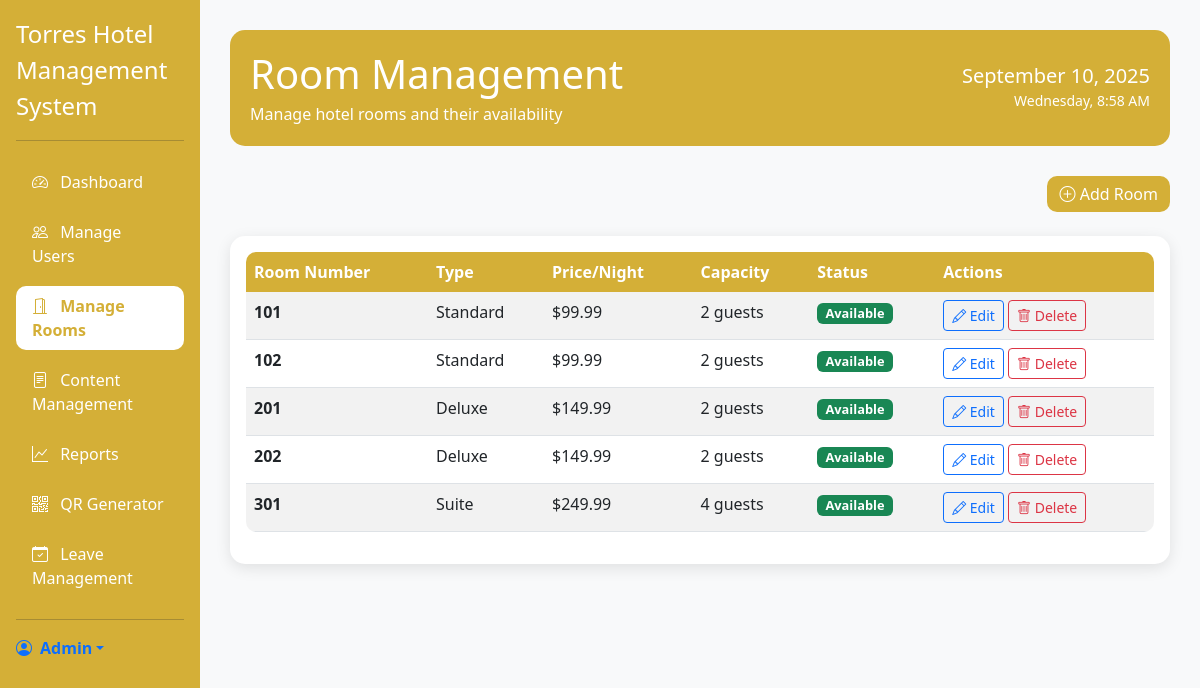
/admin/rooms.php (signed in), run on the app's committed database.
### tables this page shows
CREATE TABLE rooms (
    id INT AUTO_INCREMENT PRIMARY KEY,
    room_number VARCHAR(10) NOT NULL UNIQUE,
    room_type VARCHAR(50) NOT NULL,
    description TEXT,
    capacity INT NOT NULL,
    price_per_night DECIMAL(10,2) NOT NULL,
    status ENUM('available', 'occupied', 'maintenance') DEFAULT 'available',
    created_at TIMESTAMP DEFAULT CURRENT_TIMESTAMP,
    updated_at TIMESTAMP DEFAULT CURRENT_TIMESTAMP ON UPDATE CURRENT_TIMESTAMP
);

### admin/rooms.php (the view, shortened to what this page needs)
<?php
require_once '../includes/config.php';
require_once '../includes/admin_layout.php';
$rooms = $conn->query("SELECT * FROM rooms ORDER BY room_number");
?>
            <div class="d-flex justify-content-between align-items-center mb-4">
                <button class="btn btn-primary" data-bs-toggle="modal" data-bs-target="#addRoomModal">
                    <i class="bi bi-plus-circle"></i> Add Room
                </button>
            </div>
            <div class="card">
                <div class="card-body">
                    <div class="table-responsive">
                        <table class="table table-striped">
                            <thead>
                                <tr>
                                    <th>Room Number</th>
                                    <th>Type</th>
                                    <th>Price/Night</th>
                                    <th>Capacity</th>
                                    <th>Status</th>
                                    <th>Actions</th>
                                </tr>
                            </thead>
                            <tbody>
                                <?php while ($room = $rooms->fetch_assoc()): ?>
                                    <tr>
                                        <td><strong><?php echo $room['room_number']; ?></strong></td>
                                        <td><?php echo ucfirst($room['room_type']); ?></td>
                                        <td>$<?php echo number_format($room['price_per_night'], 2); ?></td>
                                        <td><?php echo $room['capacity']; ?> guests</td>
                                        <td>
                                            <?php
                                            $statusClass = '';
                                            switch($room['status']) {
                                                case 'available': $statusClass = 'bg-success'; break;
                                            }
                                            ?>
                                            <span class="badge <?php echo $statusClass; ?> status-badge">
                                                <?php echo ucfirst($room['status']); ?>
                                            </span>
                                        </td>
                                        <td>
                                            <button class="btn btn-sm btn-outline-primary edit-room-btn"
                                                    data-room-id="<?php echo $room['id']; ?>"
                                                    data-room-number="<?php echo htmlspecialchars($room['room_number']); ?>"
                                                    data-room-type="<?php echo $room['room_type']; ?>"
                                                    data-price="<?php echo $room['price_per_night']; ?>"
                                                    data-capacity="<?php echo $room['capacity']; ?>"
                                                    data-description="<?php echo htmlspecialchars($room['description']); ?>"
                                                    data-status="<?php echo $room['status']; ?>">
                                                <i class="bi bi-pencil"></i> Edit
                                            </button>
                                            <button class="btn btn-sm btn-outline-danger delete-room-btn"
                                                    data-room-id="<?php echo $room['id']; ?>"
                                                    data-room-number="<?php echo htmlspecialchars($room['room_number']); ?>">
                                                <i class="bi bi-trash"></i> Delete
                                            </button>
                                        </td>
                                    </tr>
                                <?php endwhile; ?>
                            </tbody>
                        </table>
                    </div>
                </div>
            </div>
        </div>
    </div>

### admin/rooms.php (style rules this page uses)
.status-badge { font-size: 0.8em; }

### data on the page
rooms: room_number "101", room_type "Standard", price_per_night "99.99", capacity "2", status "Available"
rooms: room_number "102", room_type "Standard", price_per_night "99.99", capacity "2", status "Available"
rooms: room_number "201", room_type "Deluxe", price_per_night "149.99", capacity "2", status "Available"
rooms: room_number "202", room_type "Deluxe", price_per_night "149.99", capacity "2", status "Available"
rooms: room_number "301", room_type "Suite", price_per_night "249.99", capacity "4", status "Available"

### other printed values
APP_NAME "Torres Hotel Management System"
$title "Room Management"
$subtitle "Manage hotel rooms and their availability"
